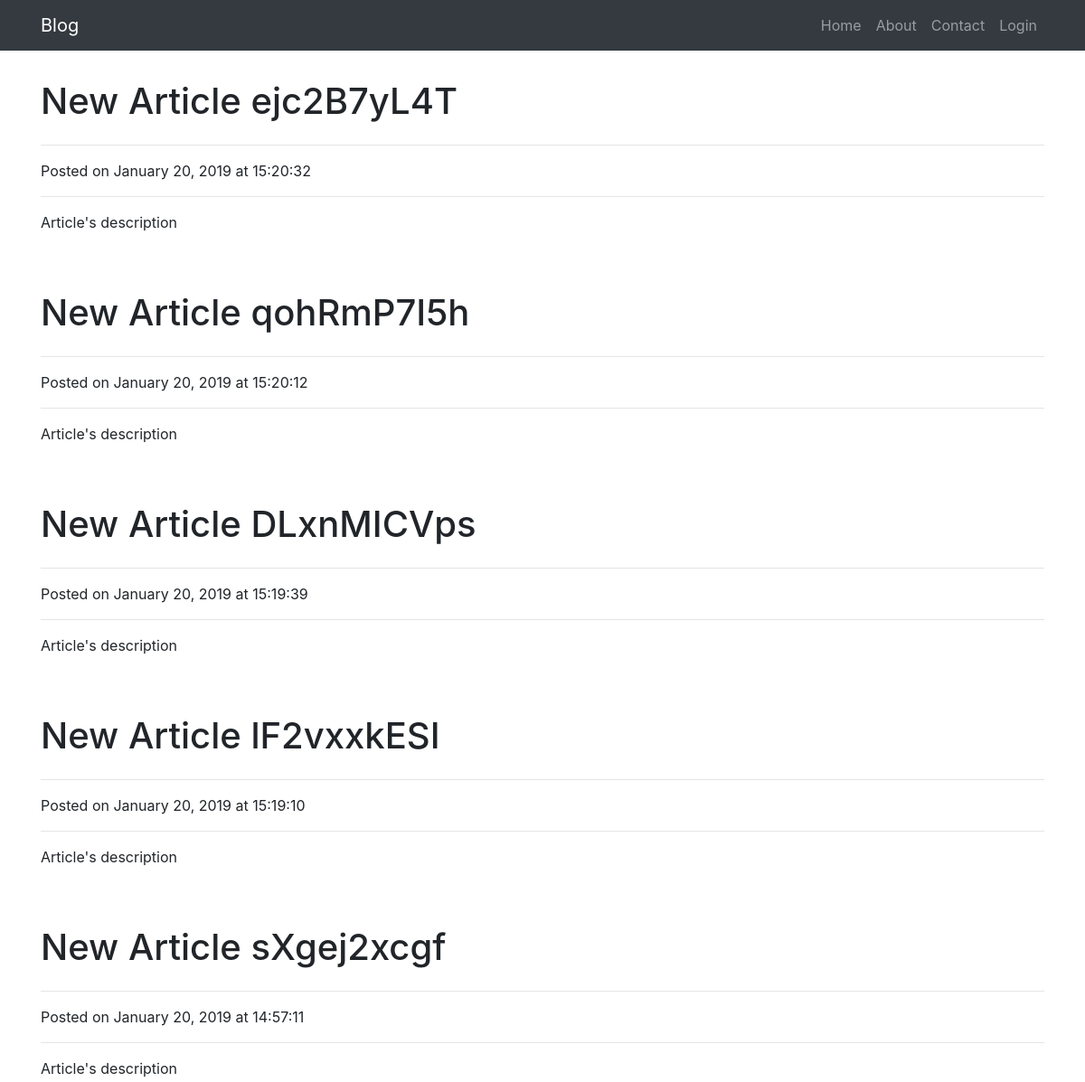
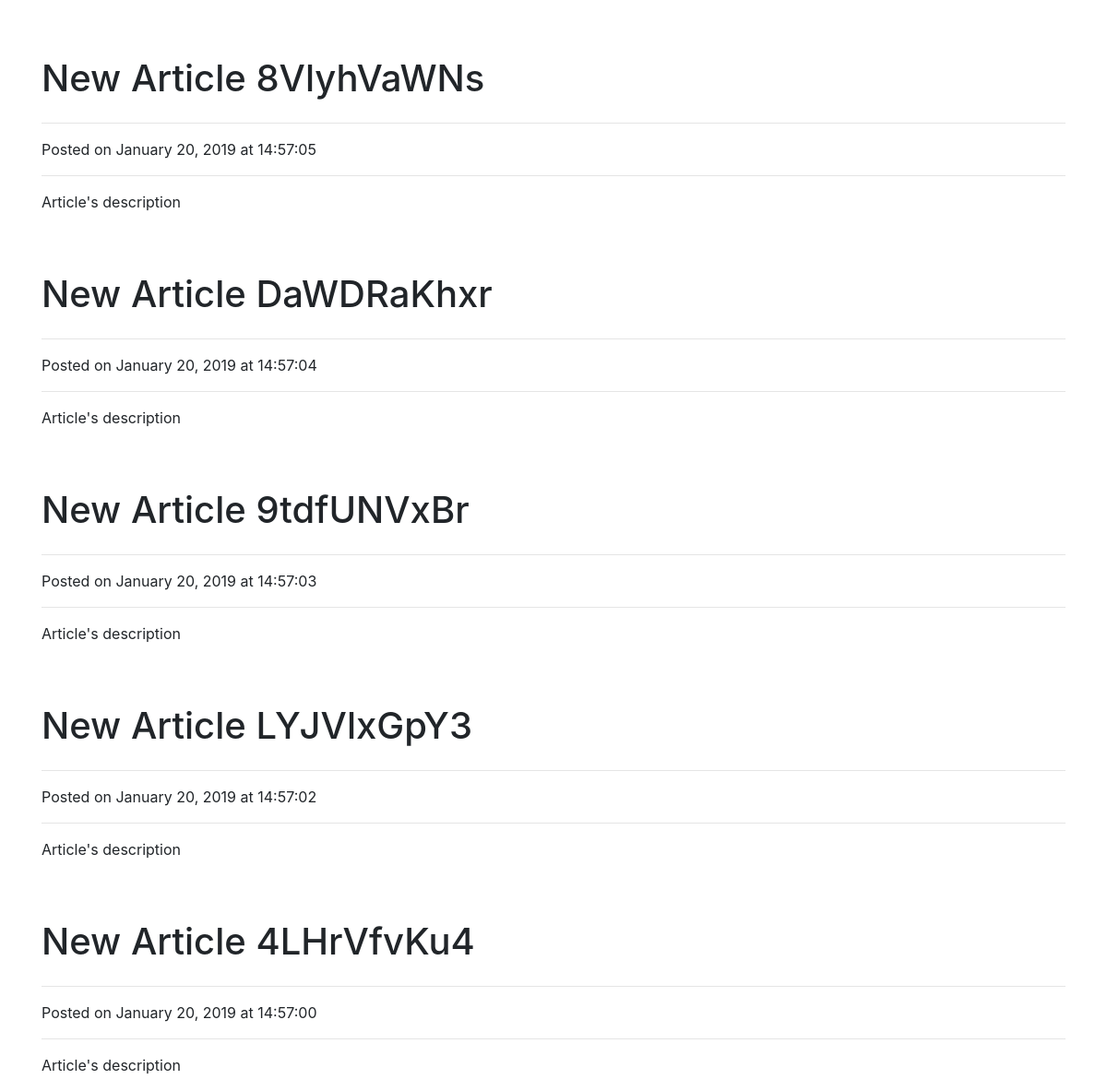
Before: / with the older database file (2 pictures, top to bottom).
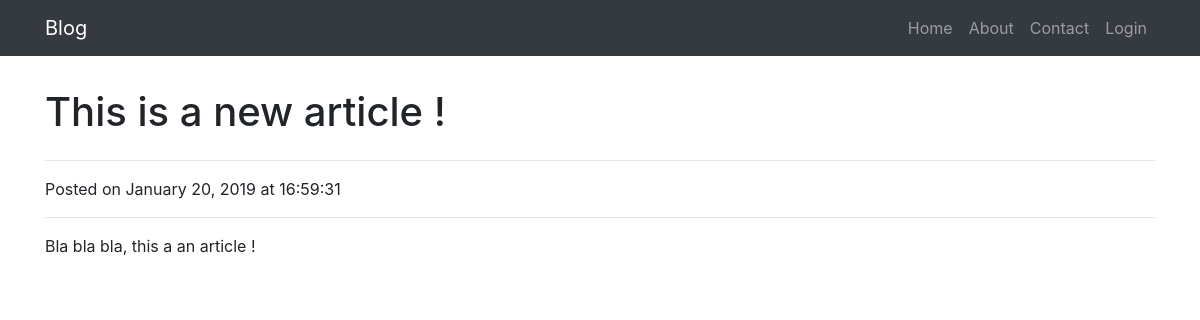
After: the same page with the newer database file.
### app/mod_blog/models.py (models this page shows, shortened)
class Base(db.Model):
    __abstract__ = True
    id = db.Column(db.Integer, primary_key=True)
    date_created = db.Column(db.DateTime, default=db.func.current_timestamp())
    date_modified = db.Column(
        db.DateTime,
        default=db.func.current_timestamp(),
        onupdate=db.func.current_timestamp())

class Blog(Base):
    __tablename__ = 'blog_article'
    title = db.Column(db.String(50), nullable=False)
    body = db.Column(db.String(), nullable=False)

### app/mod_blog/controllers.py (the view)
@route('/')
@route('/page/<int:page>')
@route('/page/<int:page>/limit/<int:limit>')
def index(page=1, limit=10):
    offset = limit * (page - 1)
    articles = Blog.query.order_by(desc(Blog.date_modified))\
        .offset(offset).limit(limit)
    return render_template('blog/index.html', articles=articles)

### app/mod_blog/controllers.py (called while the page is built)
@app.template_filter('format_date')
def format_date(date):
    MONTHS = [
        'January', 'February', 'March', 'April', 'May', 'June', 'July',
        'August', 'September', 'October', 'November', 'December'
    ]
    date = str(date)  # Convert the date to string
    date_arr = date.split(' ')  # Split into two parts
    date_date = date_arr[0].split('-')  # Split the date
    date_hour = date_arr[1]
    date_year = date_date[0]
    date_month = MONTHS[int(date_date[1]) - 1]
    date_day = date_date[2]
    return f'{date_month} {date_day}, {date_year} at {date_hour}'

### app/templates/blog/index.html (shortened to what this page needs)
{% extends('base.html') %}
{% block content %}
<div class="row">
    <div class="col-md-12">
        {% for article in articles %}
            <div class="article">
                <div class="article-header">
                    <h1>{{ article.title }}</h1>
                </div>
                <hr />
                <span>Posted on {{ article.date_created | format_date }}</span>
                <hr />
                <p>{{ article.body }}</p>
            </div>
        {% endfor %}
    </div>
</div>
{% endblock %}

### app/templates/base.html (shortened to what this page needs)
<!DOCTYPE html>
<html>
    {% block head %}
    <head>
        <link rel="stylesheet" href="https://stackpath.bootstrapcdn.com/bootstrap/4.2.1/css/bootstrap.min.css">
        <link rel="stylesheet" href="{{ url_for('static', filename='global.css') }}" />
    </head>
    {% endblock %}
    <body>
        {% block navbar %}
            <nav class="navbar navbar-expand-md navbar-dark bg-dark">
                <div class="container">
                    <a class="navbar-brand" href="/">Blog</a>
                    <div class="collapse navbar-collapse" id="navbarNavAltMarkup" style="justify-content: flex-end">
                        <ul class="nav navbar-nav">
                            <li class="nav-item">
                                <a class="nav-link" href="/">Home</a>
                            </li>
                            <li class="nav-item">
                                <a class="nav-link" href="/about">About</a>
                            </li>
                            <li class="nav-item">
                                <a class="nav-link" href="/about">Contact</a>
                            </li>
                            {% if 'user_id' in session %}
                                <li class="nav-item">
                                    <a class="nav-link" href="/write">New Article</a>
                                </li>
                                <li class="nav-item">
                                    <a class="nav-link" href="/auth/logout">Logout</a>
                                </li>
                            {% else %}
                                <li class="nav-item">
                                    <a class="nav-link" href="/auth/login">Login</a>
                                </li>
                            {% endif %}
                        </ul>
                    </div>
                </div>
            </nav>
        {% endblock %}
        {% block body %}
            <div class="container">
                <div class="body-content">
                    {% block content %}{% endblock %}
                </div>
            </div>
        {% endblock %}
    </body>
</html>

### app/static/global.css (style rules this page uses)
.article { margin-top: 4em; }
.article:first-child { margin-top: 0; }
.article-header { display: flex; flex-direction: row; justify-content: space-between; align-items: center; }
.body-content { padding-top: 2em; }

Changed rows visible on the page:
removed Blog: title "New Article ejc2B7yL4T", date_created "January 20, 2019 at 15:20:32", body "Article's description"
removed Blog: title "New Article qohRmP7I5h", date_created "January 20, 2019 at 15:20:12", body "Article's description"
removed Blog: title "New Article DLxnMICVps", date_created "January 20, 2019 at 15:19:39", body "Article's description"
removed Blog: title "New Article lF2vxxkESI", date_created "January 20, 2019 at 15:19:10", body "Article's description"
removed Blog: title "New Article sXgej2xcgf", date_created "January 20, 2019 at 14:57:11", body "Article's description"
removed Blog: title "New Article 8VlyhVaWNs", date_created "January 20, 2019 at 14:57:05", body "Article's description"
removed Blog: title "New Article DaWDRaKhxr", date_created "January 20, 2019 at 14:57:04", body "Article's description"
removed Blog: title "New Article 9tdfUNVxBr", date_created "January 20, 2019 at 14:57:03", body "Article's description"
removed Blog: title "New Article LYJVlxGpY3", date_created "January 20, 2019 at 14:57:02", body "Article's description"
removed Blog: title "New Article 4LHrVfvKu4", date_created "January 20, 2019 at 14:57:00", body "Article's description"
now on this page (row edited): Blog: title "This is a new article !", date_created "January 20, 2019 at 16:59:31", body "Bla bla bla, this a an article !"
